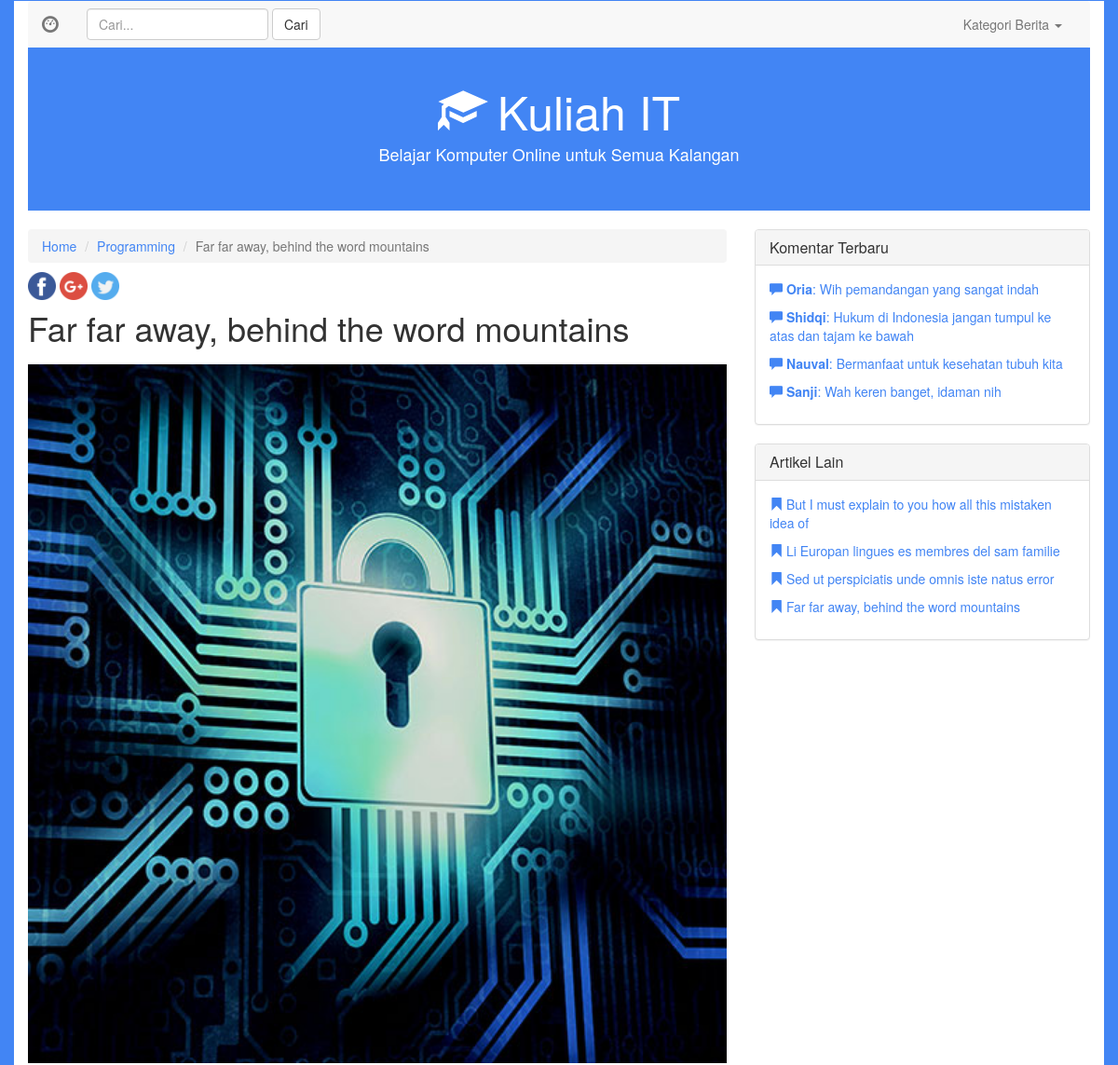
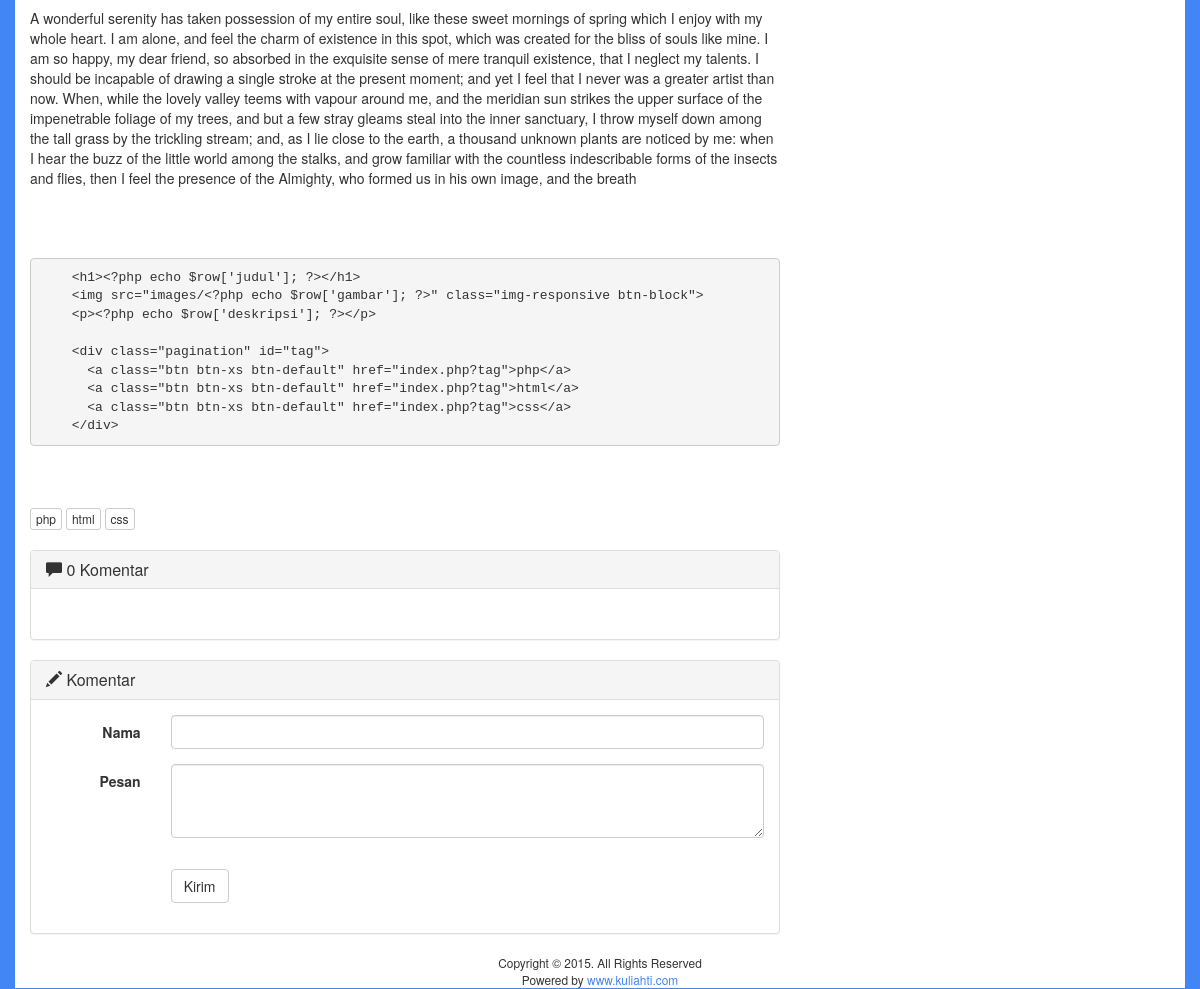
Page /index.php?detail=12&title=far-far-away-behind-the-word-mountains on the committed database (2 pictures, top to bottom).
### tables this page shows
CREATE TABLE `artikel` (
  `id_artikel` int(11) NOT NULL,
  `kategori_id` int(11) NOT NULL,
  `judul` varchar(255) NOT NULL,
  `deskripsi` text NOT NULL,
  `gambar` varchar(255) NOT NULL,
  `tanggal` date NOT NULL,
  `slug` varchar(255) NOT NULL,
  `status` tinyint(4) NOT NULL DEFAULT '1'
);

CREATE TABLE `kategori` (
  `id_kategori` int(11) NOT NULL,
  `nama` varchar(100) NOT NULL,
  `icon` varchar(100) NOT NULL
);

CREATE TABLE `komentar` (
  `id_komentar` int(11) NOT NULL,
  `artikel_id` int(11) NOT NULL,
  `user` varchar(100) NOT NULL,
  `reply` text NOT NULL,
  `tanggal` date NOT NULL,
  `status` tinyint(4) NOT NULL DEFAULT '0'
);

### includes/aside.php (the view)
<aside class="col-md-4">
    <div class="panel panel-default">
    	<div class="panel-heading">
    		<h3 class="panel-title">Komentar Terbaru</h3>
    	</div>
    	<div class="panel-body latest-comments">
    		<ul>
                <?php
                    $queryKomentar = mysqli_query($conn,"SELECT * FROM komentar WHERE status = 1 ORDER BY id_komentar DESC LIMIT 4 ");
                    while($rowKomentar = mysqli_fetch_assoc($queryKomentar)){
                 ?>
    		    <li><a href="index.php?detail=<?php echo $rowKomentar['artikel_id']; ?>"><span class="glyphicon glyphicon-comment" aria-hidden="true"></span>
                    <strong><?php echo $rowKomentar['user']; ?></strong>: <?php echo $rowKomentar['reply']; ?></a></li>
                <?php
                    }
                ?>
    		</ul>
    	</div>
    </div>
</aside>
<aside class="col-md-4">
    <div class="panel panel-default">
        <div class="panel-heading">
            <h3 class="panel-title">Artikel Lain</h3>
        </div>
        <div class="panel-body latest-comments">
            <ul>
                <?php
                    $queryArtikel = mysqli_query($conn,"SELECT * FROM artikel WHERE status = 1 ORDER BY rand() LIMIT 4");
                    while($rowArtikel = mysqli_fetch_assoc($queryArtikel)){
                 ?>
                <li><a href="index.php?detail=<?php echo $rowArtikel['id_artikel']; ?>"><span class="glyphicon glyphicon-bookmark" aria-hidden="true"></span>
                    <?php echo $rowArtikel['judul']; ?></a></li>
                <?php
                    }
                ?>
            </ul>
        </div>
    </div>
</aside>

### includes/detail.php (shortened to what this page needs)
<article>
    <div class="meta">
        <ol class="breadcrumb">
          <?php
            $id_artikel = isset($_GET['detail']) ? $_GET['detail'] : false;
            $query = mysqli_query($conn,"SELECT artikel.*,kategori.nama FROM artikel JOIN kategori WHERE artikel.kategori_id = kategori.id_kategori
                                          AND id_artikel = $id_artikel;
                                        ");
            $row = mysqli_fetch_assoc($query);
           ?>
          <li><a href="<?php echo BASE_URL; ?>">Home</a></li>
          <li><a href="<?php echo BASE_URL.'index.php?category='.$row['kategori_id']; ?>"><?php echo $row['nama']; ?></a></li>
          <li class="active"><?php echo $row['judul']; ?></li>
        </ol>
        <div class="social-button">
          <a href="http://www.facebook.com/sharer.php?u=<?php echo $_SERVER['REQUEST_URI']; ?>" target="_blank">
              <img src="images/social/facebook.png" alt="facebook" width="30px" />
          </a>
          <a href="https://plus.google.com/share?url=<?php echo $_SERVER['REQUEST_URI']; ?>" target="_blank">
              <img src="images/social/google-plus.png" alt="google-plus" width="30px" />
          </a>
          <a href="https://twitter.com/share?url=<?php echo $_SERVER['REQUEST_URI']; ?>" target="_blank">
              <img src="images/social/twitter.png" alt="twitter" width="30px" />
          </a>
        </div>
    </div>
    <h1><?php echo $row['judul']; ?></h1>
    <img src="images/<?php echo $row['gambar']; ?>" class="img-responsive btn-block">
    <p><?php echo $row['deskripsi']; ?></p>
    <div class="pagination" id="tag">
      <a class="btn btn-xs btn-default" href="index.php?tag">php</a>
      <a class="btn btn-xs btn-default" href="index.php?tag">html</a>
      <a class="btn btn-xs btn-default" href="index.php?tag">css</a>
    </div>
    <div class="panel panel-default">
      <div class="panel-heading">
        <?php
          $queryKomentar = mysqli_query($conn,"SELECT * FROM komentar WHERE status = 1 AND artikel_id = $id_artikel ");
          $totalKomentar = mysqli_num_rows($queryKomentar);
         ?>
        <h3 class="panel-title"><span class="glyphicon glyphicon-comment" aria-hidden="true"></span> <?php echo $totalKomentar; ?> Komentar</h3>
      </div>
      <div class="panel-body">
      </div>
    </div>
    <div class="panel panel-default">
      <div class="panel-heading">
        <h3 class="panel-title"><span class="glyphicon glyphicon-pencil" aria-hidden="true"></span> Komentar</h3>
      </div>
      <div class="panel-body">
        <form class="form-horizontal" method="POST" action="<?php echo BASE_URL.'includes/detail_komentar_proccess.php'; ?>">
          <div class="form-group">
            <label for="inputNama3" class="col-sm-2 control-label">Nama</label>
            <div class="col-sm-10">
              <input type="text" class="form-control" name="user" id="inputNama3" required="required">
            </div>
          </div>
          <div class="form-group">
            <label for="inputPesan3"  class="col-sm-2 control-label">Pesan</label>
            <div class="col-sm-10">
              <textarea class="form-control" name="reply" rows="3" required="required"></textarea>
            </div>
          </div>
          <div class="form-group">
            <div class="col-sm-10 col-md-offset-2">
            </div>
          </div>
          <div class="form-group">
            <div class="col-sm-offset-2 col-sm-10">
              <button name="submit" type="submit" class="btn btn-default">Kirim</button>
            </div>
          </div>
        </form>
      </div>
    </div>
</article>

### css/custom.css (style rules this page uses)
a { color: #4285F4 }
body { background: #4285F4 }
article h1 { margin: 0px 0 20px; }
article img { margin-bottom: 10px }
.meta { margin-bottom: 10px; }
aside ul { padding-left: 0; }
aside ul li { margin-bottom: 10px; }
.latest-comments li { list-style: none; }
.social-button { margin: 10px 0px; }
.social-button img { margin-bottom: 0px !important; }

### rows in the picture
artikel: kategori.nama "Programming", judul "Far far away, behind the word mountains", gambar (picture), deskripsi "A wonderful serenity has taken possession of my entire soul, like these sweet mornings of spring which I enjoy with my whole heart. I am alone, and feel the charm of existence in this spot, which was created for the bliss of souls like mine. I am so happy, my dear friend, so absorbed in the exquisite sense of mere tranquil existence, that I neglect my talents. I should be incapable of drawing a single stroke at the present moment; and yet I feel that I never was a greater artist than now. When, while the lovely valley teems with vapour around me, and the meridian sun strikes the upper surface of the impenetrable foliage of my trees, and but a few stray gleams steal into the inner sanctuary,…"
komentar: user "Oria", reply "Wih pemandangan yang sangat indah"
komentar: user "Shidqi", reply "Hukum di Indonesia jangan tumpul ke atas dan tajam ke bawah"
komentar: user "Nauval", reply "Bermanfaat untuk kesehatan tubuh kita"
komentar: user "Sanji", reply "Wah keren banget, idaman nih"
artikel: judul "But I must explain to you how all this mistaken idea of"
artikel: judul "Li Europan lingues es membres del sam familie"
artikel: judul "Sed ut perspiciatis unde omnis iste natus error"

### other values in the picture
$totalKomentar "0"
